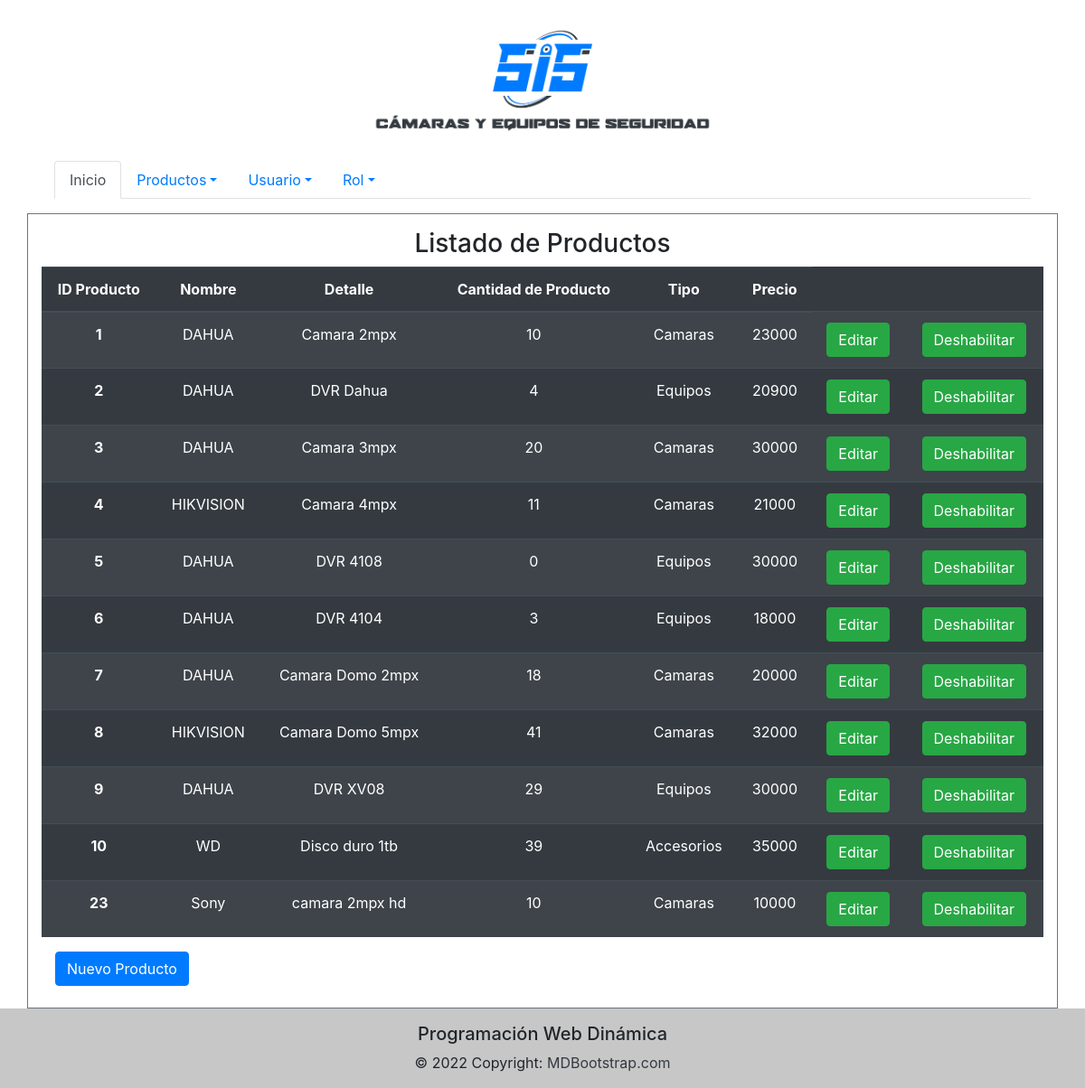
The page /Vista/producto/listarProducto.php on the database its author committed.
### tables this page shows
CREATE TABLE `producto` (
  `idproducto` bigint(20) NOT NULL,
  `pronombre` varchar(50) NOT NULL,
  `prodetalle` varchar(512) NOT NULL,
  `procantstock` int(11) NOT NULL,
  `tipo` varchar(30) NOT NULL,
  `precio` decimal(10,0) NOT NULL,
  `urlimagen` varchar(100) NOT NULL
);

### util/funciones.php (called while the page is built, shortened)
<?php
spl_autoload_register(function ($clase) {
     $directorys = array(
         $GLOBALS['ROOT'].'Modelo/',
         $GLOBALS['ROOT'].'Control/',
         $GLOBALS['ROOT'].'Modelo/conector/',
         $GLOBALS['ROOT'].'Modelo/otrasclases/',
         $GLOBALS['ROOT'].'Vista/',
     );
     foreach($directorys as $directory){
         if(file_exists($directory.$clase . '.php')){
             return;
         }
     }
 });

### Modelo/conector/BaseDatos.php (called while the page is built, shortened)
<?php
class BaseDatos extends PDO {
  	private $indice;
  	private $resultado;
    public function __construct(){
        $this->indice =0;
    }
    public function Ejecutar($sql){
        if ( stristr($sql,"select")){
            $resp =  $this->EjecutarSelect($sql);
        }
        return $resp;
   }
   private function EjecutarSelect($sql){
       $cant = -1;
       $resultado=parent::query($sql);
       if(!$resultado){
           $this->analizarDebug();
       }else {
          $arregloResult = $resultado->fetchAll();
          $cant = count($arregloResult);
       }
       return $cant;
   }
   public function Registro() {
       $filaActual = false;
       $indiceActual = $this->getIndice();
       if ($indiceActual>=0) {
           $filas = $this->getResultado();
           if($indiceActual<count($filas)){
               $filaActual =  $filas[$indiceActual];
           }else {
               $this->setIndice(-1);
           }
       }
       return $filaActual;
   }
   private function setIndice ($valor){
       $this->indice = $valor;
   }
   private function getIndice (){
       return $this->indice;
   }
   private function setResultado($valor){
       $this->resultado = $valor;
   }
   private function getResultado(){
      return $this->resultado;
   }
}

### Modelo/Producto.php (called while the page is built, shortened)
<?php
class Producto extends BaseDatos{
    private $idproducto;
    private $pronombre;
    private $prodetalle;
    private $procantstock;
    private $tipo;
    private $precio;
    public function getIdproducto(){
        return $this->idproducto;
    }
    public function setIdproducto($valor){
        $this->idproducto = $valor;
    }
    public function getPronombre(){
        return $this->pronombre;
    }
    public function setPronombre($valor){
        $this->pronombre = $valor;
    }
    public function getProdetalle(){
        return $this->prodetalle;
    }
    public function setProdetalle($valor){
        $this->prodetalle = $valor;
    }
    public function getProcantstock(){
        return $this->procantstock;
    }
    public function setProcantstock($valor){
        $this->procantstock = $valor;
    }
    public function getTipo(){
        return $this->tipo;
    }
    public function setTipo($valor){
        $this->tipo = $valor;
    }
    public function getPrecio(){
        return $this->precio;
    }
    public function setPrecio($valor){
        $this->precio = $valor;
    }
    public static function listar($parametro=""){
        $arreglo = array();
        $base=new BaseDatos();
        $sql = "SELECT * FROM producto ";
        if ($parametro!=""){
            $sql.='WHERE '.$parametro;
        }
        $res = $base->Ejecutar($sql);
         if ($res>-1){
            if ($res>0){
                while ($row = $base->Registro()){
                    $obj = new Producto();
                    $obj->setear($row['idproducto'], $row['pronombre'], $row['prodetalle'], $row['procantstock'], $row['tipo'], $row['precio'],$row['urlimagen']);
                    array_push($arreglo, $obj);
                }
            }
        }else{
        }
        return $arreglo;
    }
}
?>

### Control/ABMproducto.php (called while the page is built, shortened)
<?php
class ABMproducto
{
    public function buscar($param)
    {
        $where = " true ";
        $arreglo = Producto::listar($where);
        return $arreglo;
    }
}

### Vista/producto/listarProducto.php (the view, shortened to what this page needs)
<?php
$dir="../";
include_once $dir."../Vista/estructura/cabecera.php";
?>
<link rel="stylesheet" href="../vista/css/bootstrap/4.5.2/bootstrap.min.css">
<div class="container border border-secondary principal mt-3 pt-3">
   <h3 class="text-center">Listado de Productos</h3>
    <div class="row text-muted m-0">
        <?php
        $objAbmProducto = new ABMproducto();
        $listaProducto = $objAbmProducto->buscar(null);
        if(count($listaProducto)>0){
            ?>
            <table class="table table-dark table-striped text-center table-hover" cellspacing="0" width="100%">
                <thead>
                    <tr>
                        <th scope="col">ID Producto</th>
                        <th scope="col">Nombre</th>
                        <th scope="col">Detalle</th>
                        <th scope="col">Cantidad de Producto</th>
                        <th scope="col">Tipo</th>
                        <th scope="col">Precio</th>
                    </tr>
                </thead>
                <tbody>
                <?php
                    foreach ($listaProducto as $objProducto) {
                        echo '<tr>
                        <th scope="row">'.$objProducto->getIdproducto().'</th>';
                        echo '
                        <td>'.$objProducto->getPronombre().'</td>';
                        echo '
                        <td>'.$objProducto->getProdetalle().'</td>';
                        echo '
                        <td>'.$objProducto->getProcantstock().'</td>';
                        echo '
                        <td>'.$objProducto->getTipo().'</td>';
                        echo '
                        <td>'.$objProducto->getPrecio().'</td>';
                        echo '<td><a href="editarProducto.php?accion=editar&idproducto='.$objProducto->getIdproducto().'" class="btn btn-success">Editar</a></td>';
                        echo '<td><a href="accionBorradoLogico.php?accion=borradoLogico&idproducto='.$objProducto->getIdproducto().'" class="btn btn-success">Deshabilitar</a></td>';
                           echo'</tr>';
                     }
                    echo '    </tbody>
                    </table>';
                }
                else{
                    echo "<h3>No hay productos registrados </h3>";
                }
                ?>
</div>
<div class="col-md-3">
            <a href="formProducto.php"class="btn btn-primary mb-4">Nuevo Producto</a>
        </div>
</div>
<?php
include ("../../Vista/estructura/pie.php");
?>

### Vista/estructura/cabecera.php (shortened to what this page needs)
<?php
$dir="";
?>
<!DOCTYPE html>
<html lang="es">
<head>
    <link rel="stylesheet" href="../css/bootstrap/4.5.2/bootstrap.min.css">
</head>
<body>
<div class="container">
<header class="container-fluid">
<div class="pt-4 text-center">
      <img  class="img-fluid"src="<?php echo $dir?>../css/images/logo-sis-text-2-(800p).png" alt="Descripción de la imagen" style="max-width: 35%; width=200px; height=300px;"/>
    </div>
 <div class="pt-4">
<ul class="nav nav-tabs">
  <li class="nav-item">
    <a class="nav-link active" aria-current="page" href="<?php echo $dir?>../home/index.php">Inicio</a>
  </li>
  <li class="nav-item dropdown">
    <a class="nav-link dropdown-toggle" data-bs-toggle="dropdown" href="#" role="button" aria-expanded="false">Productos</a>
  </li>
  <li class="nav-item dropdown">
    <a class="nav-link dropdown-toggle" data-bs-toggle="dropdown" href="#" role="button" aria-expanded="false">Usuario</a>
  </li>
  <li class="nav-item dropdown">
    <a class="nav-link dropdown-toggle" data-bs-toggle="dropdown" href="#" role="button" aria-expanded="false">Rol</a>
  </li>
</ul>
 </div>
</header>
</div>

### Vista/estructura/pie.php (shortened to what this page needs)
<footer class="bg-light text-center text-lg-start">
  <div class="text-center p-3" style="background-color: rgba(0, 0, 0, 0.2);">
  <div>
    <h5>Programación Web Dinámica</h5>
</div>
    © 2022 Copyright:
    <a class="text-dark" href="https://mdbootstrap.com/">MDBootstrap.com</a>
  </div>
</footer>
</body>
</html>

### rows shown on the page
producto: idproducto "1", pronombre "DAHUA", prodetalle "Camara 2mpx", procantstock "10", tipo "Camaras", precio "23000"
producto: idproducto "2", pronombre "DAHUA", prodetalle "DVR Dahua", procantstock "4", tipo "Equipos", precio "20900"
producto: idproducto "3", pronombre "DAHUA", prodetalle "Camara 3mpx", procantstock "20", tipo "Camaras", precio "30000"
producto: idproducto "4", pronombre "HIKVISION", prodetalle "Camara 4mpx", procantstock "11", tipo "Camaras", precio "21000"
producto: idproducto "5", pronombre "DAHUA", prodetalle "DVR 4108", procantstock "0", tipo "Equipos", precio "30000"
producto: idproducto "6", pronombre "DAHUA", prodetalle "DVR 4104", procantstock "3", tipo "Equipos", precio "18000"
producto: idproducto "7", pronombre "DAHUA", prodetalle "Camara Domo 2mpx", procantstock "18", tipo "Camaras", precio "20000"
producto: idproducto "8", pronombre "HIKVISION", prodetalle "Camara Domo 5mpx", procantstock "41", tipo "Camaras", precio "32000"
producto: idproducto "9", pronombre "DAHUA", prodetalle "DVR XV08", procantstock "29", tipo "Equipos", precio "30000"
producto: idproducto "10", pronombre "WD", prodetalle "Disco duro 1tb", procantstock "39", tipo "Accesorios", precio "35000"
producto: idproducto "23", pronombre "Sony", prodetalle "camara 2mpx hd", procantstock "10", tipo "Camaras", precio "10000"
